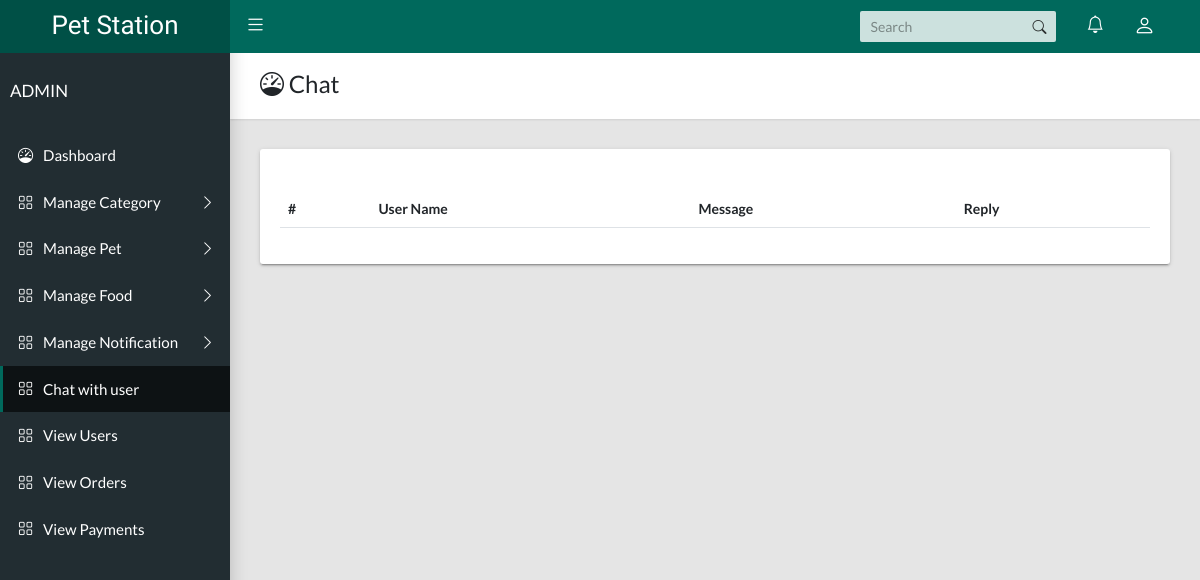
The app's page /viewChat, older data.
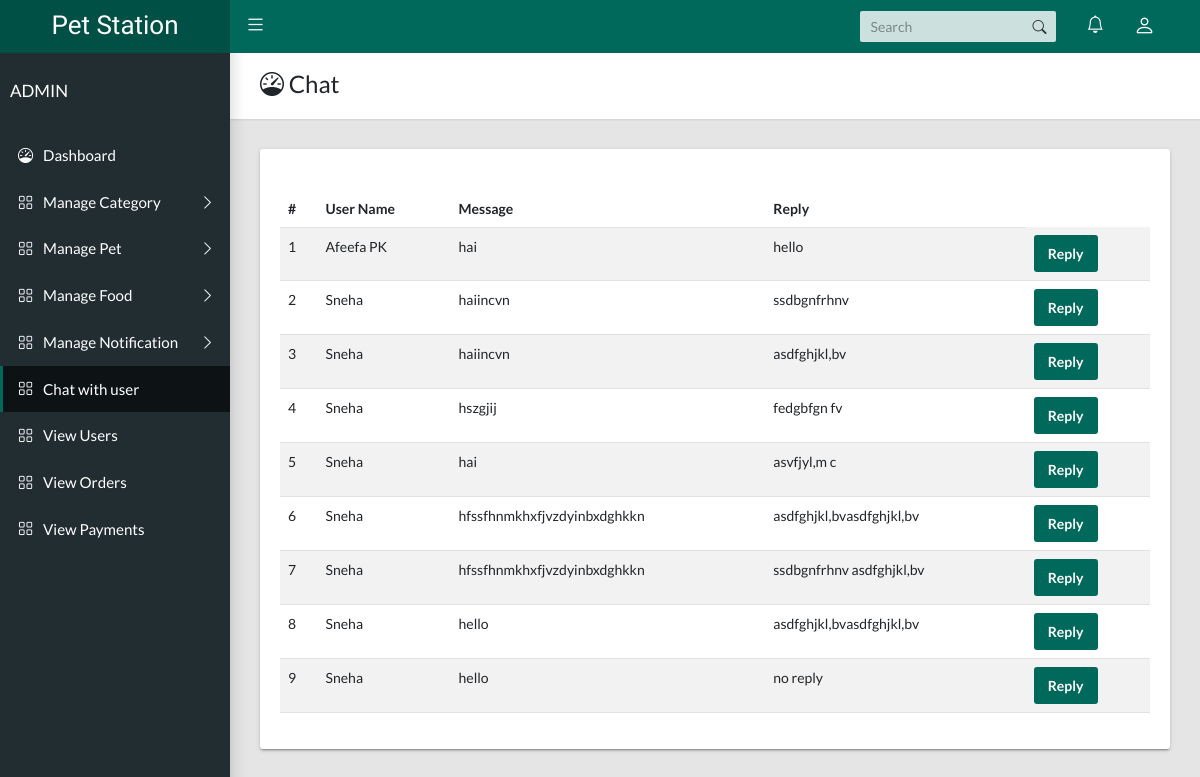
The same page, newer data.
### Outsider/models.py (models this page shows)
class chat(models.Model):
    user = models.ForeignKey(outsiders, on_delete=models.CASCADE)
    uname=models.CharField(max_length=100)
    message = models.CharField(max_length=500)
    reply = models.CharField(max_length=500,default="no reply")
    chatstatus = models.CharField(max_length=20)

### Pet_Station/views.py (the view)
# urls.py: path("viewChat",views.viewChat,name="viewChat"),
def viewChat(request):
    data=chat.objects.all()
    return render(request,'viewchat.html',{'data':data})

### Pet_Station/templates/viewchat.html (shortened to what this page needs)
<!DOCTYPE html>
<html lang="en">
  <head>
    <link rel="stylesheet" type="text/css" href="../static/docs/css/main.css">
    <link rel="stylesheet" type="text/css" href="https://cdn.jsdelivr.net/npm/bootstrap-icons@1.10.5/font/bootstrap-icons.css">
  </head>
  <body class="app sidebar-mini">
    <header class="app-header"><a class="app-header__logo" href="#">Pet Station</a>
      <a class="app-sidebar__toggle" href="#" data-toggle="sidebar" aria-label="Hide Sidebar"></a>
      <ul class="app-nav">
        <li class="app-search">
          <input class="app-search__input" type="search" placeholder="Search">
          <button class="app-search__button"><i class="bi bi-search"></i></button>
        </li>
        <li class="dropdown"><a class="app-nav__item" href="#" data-bs-toggle="dropdown" aria-label="Show notifications"><i class="bi bi-bell fs-5"></i></a>
        </li>
        <li class="dropdown"><a class="app-nav__item" href="#" data-bs-toggle="dropdown" aria-label="Open Profile Menu"><i class="bi bi-person fs-4"></i></a>
        </li>
      </ul>
    </header>
    <aside class="app-sidebar">
      <div class="app-sidebar__user">
        <div>
          <p class="app-sidebar__user-name">ADMIN</p>
        </div>
      </div>
      <ul class="app-menu">
        <li><a class="app-menu__item" href="{% url 'dashboard' %}"><i class="app-menu__icon bi bi-speedometer"></i><span class="app-menu__label">Dashboard</span></a></li>
        <li class="treeview"><a class="app-menu__item" href="#" data-toggle="treeview"><i class="app-menu__icon bi bi-grid"></i><span class="app-menu__label">Manage Category</span><i class="treeview-indicator bi bi-chevron-right"></i></a>
        </li>
        <li class="treeview"><a class="app-menu__item" href="#" data-toggle="treeview"><i class="app-menu__icon bi bi-grid"></i><span class="app-menu__label">Manage Pet</span><i class="treeview-indicator bi bi-chevron-right"></i></a>
        </li>
        <li class="treeview"><a class="app-menu__item" href="#" data-toggle="treeview"><i class="app-menu__icon bi bi-grid"></i><span class="app-menu__label">Manage Food</span><i class="treeview-indicator bi bi-chevron-right"></i></a>
        </li>
        <li class="treeview"><a class="app-menu__item" href="#" data-toggle="treeview"><i class="app-menu__icon bi bi-grid"></i><span class="app-menu__label">Manage Notification</span><i class="treeview-indicator bi bi-chevron-right"></i></a>
        </li>
        <li><a class="app-menu__item active" href="{% url 'viewChat' %}"><i class="app-menu__icon bi bi-grid"></i><span class="app-menu__label">Chat with user</span></a></li>
        <li><a class="app-menu__item" href="{% url 'viewUsers' %}"><i class="app-menu__icon bi bi-grid"></i><span class="app-menu__label">View Users</span></a></li>
        <li><a class="app-menu__item" href="{% url 'viewOrder' %}"><i class="app-menu__icon bi bi-grid"></i><span class="app-menu__label">View Orders</span></a></li>
        <li><a class="app-menu__item" href="{% url 'viewPayment' %}"><i class="app-menu__icon bi bi-grid"></i><span class="app-menu__label">View Payments</span></a></li>
      </ul>
    </aside>
    <main class="app-content">
      <div class="app-title">
        <div>
          <h1><i class="bi bi-speedometer"></i> Chat</h1>
        </div>
      </div>
      <div class="col-md-12">
        <div class="tile">
            <br>
            <table class="table table-striped">
              <thead>
                <tr>
                  <th>#</th>
                  <th>User Name</th>
                  <th>Message</th>
                  <th>Reply</th>
                </tr>
              </thead>
              <tbody>
                {% for i in data %}
                <tr>
                  <td>{{forloop.counter}}</td>
                  <td>{{i.uname}}</td>
                  <td>{{i.message}}</td>
                  <td>{{i.reply}}</td>
                  <td><a href="{% url 'replyChat' i.id %}" class="btn btn-primary">Reply</a></td>
                </tr>
                {% endfor %}
              </tbody>
            </table>
          </div>
        </div>
    </main>
  </body>
</html>

Row changes from the older to the newer data that the page shows:
added chat: uname "Afeefa PK", message "hai", reply "hello"
added chat: uname "Sneha", message "haiincvn", reply "ssdbgnfrhnv"
added chat: uname "Sneha", message "haiincvn", reply "asdfghjkl,bv"
added chat: uname "Sneha", message "hszgjij", reply "fedgbfgn fv"
added chat: uname "Sneha", message "hai", reply "asvfjyl,m c"
added chat: uname "Sneha", message "hfssfhnmkhxfjvzdyinbxdghkkn", reply "asdfghjkl,bvasdfghjkl,bv"
added chat: uname "Sneha", message "hfssfhnmkhxfjvzdyinbxdghkkn", reply "ssdbgnfrhnv asdfghjkl,bv"
added chat: uname "Sneha", message "hello", reply "asdfghjkl,bvasdfghjkl,bv"
added chat: uname "Sneha", message "hello", reply "no reply"
